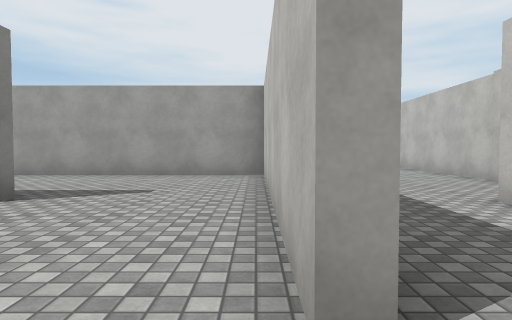
[1] (above)

24 first-person views from a walk through a scene from a Unity 3-D project. The camera is 1.2 m above the floor, tilts 2° down and sees 75° across. The floor is counted in squares, 2 m on a side. Each view is taken from the middle of a square. On the plan, view 1 faces up. The plan holds only what a view shows up to about 10 squares ahead; the rest is blank. The place goes on beyond the plan. The player is left out. Surface patterns are stand-ins for the level's own textures.

[2]
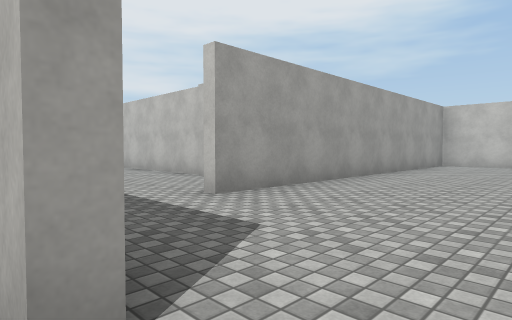

[3]
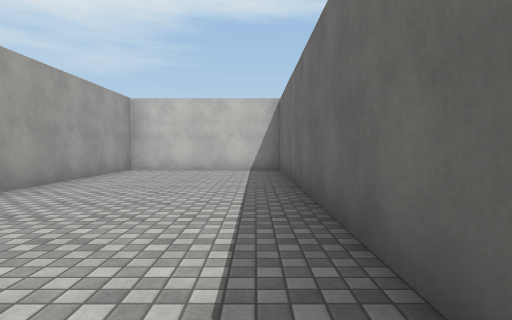

[4]
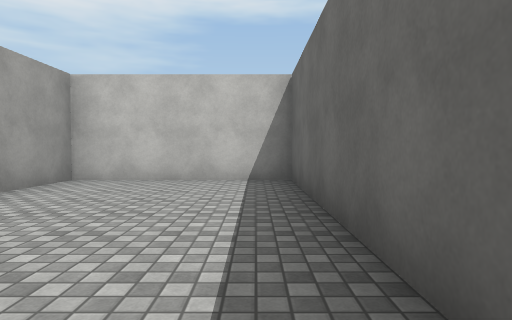

[5]
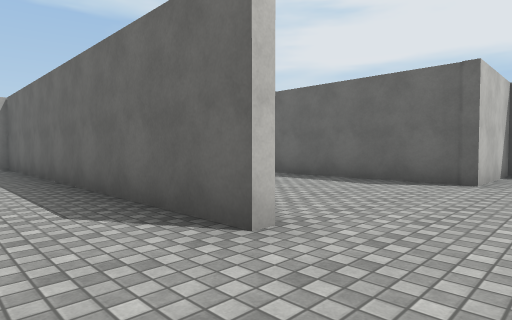

[6]
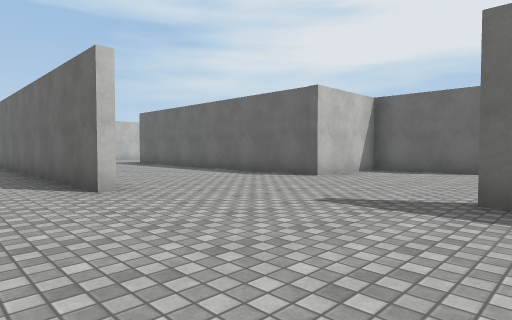

[7]
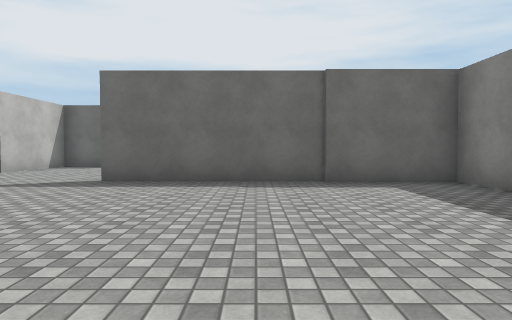

[8]
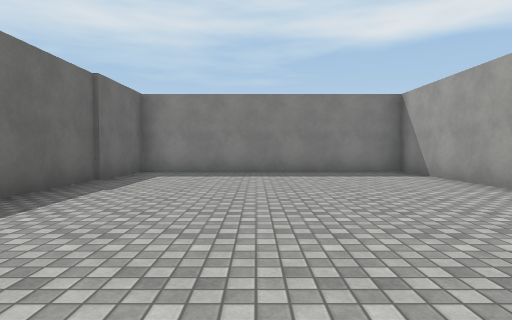

[9]
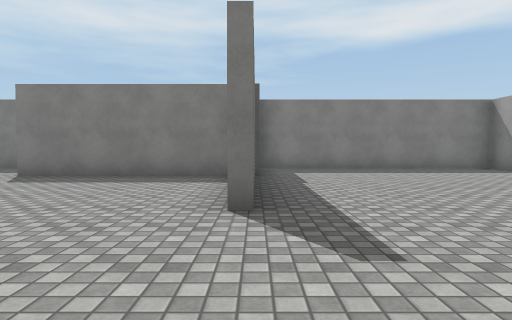

[10]
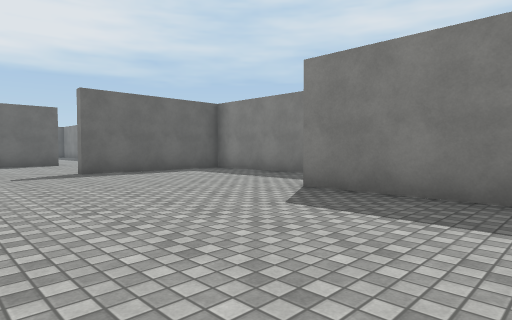

[11]
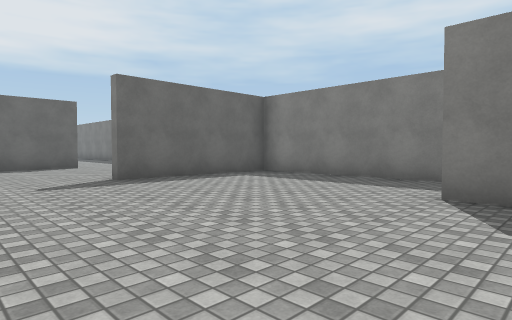

[12]
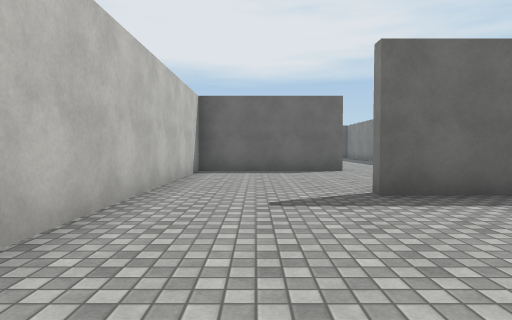

[13]
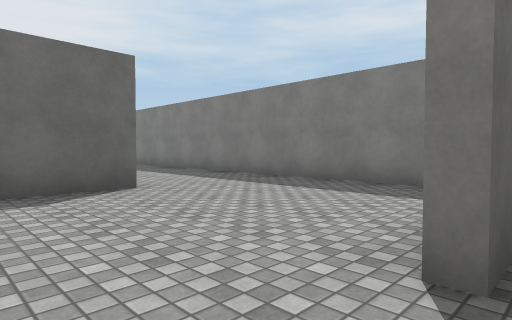

[14]
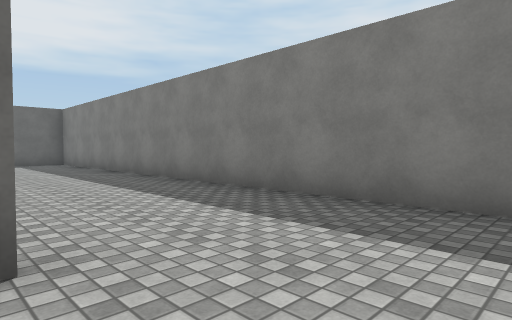

[15]
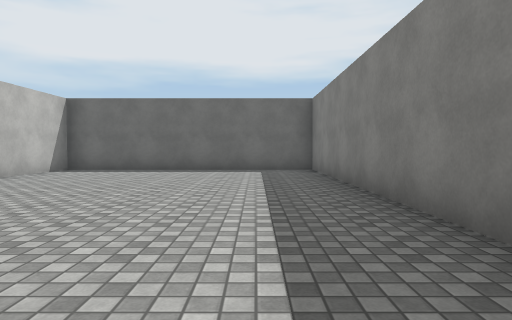

[16]
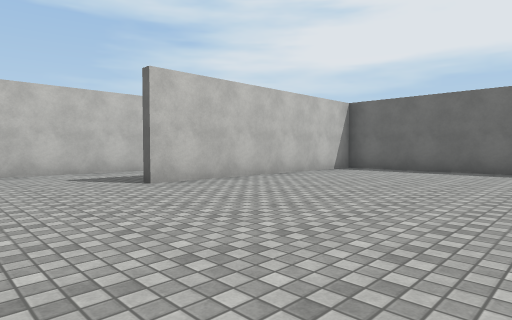

[17]
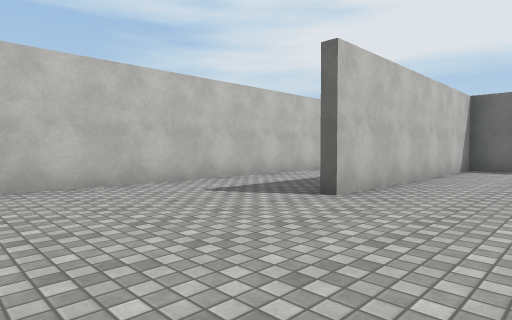

[18]
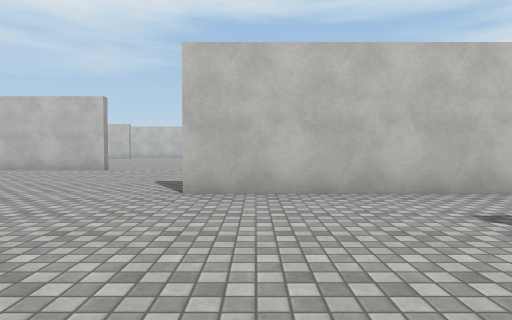

[19]
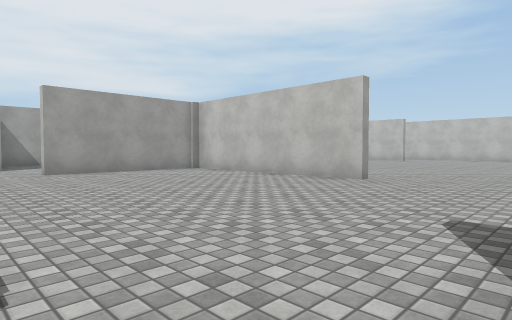

[20]
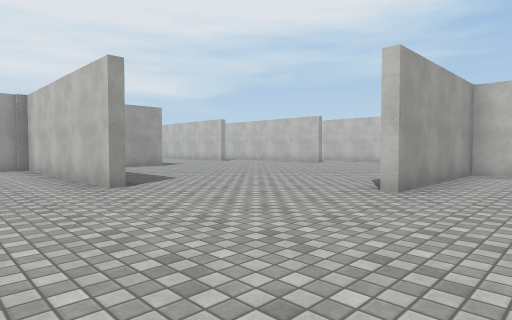

[21]
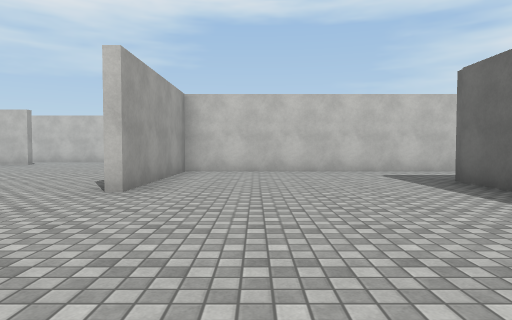

[22]
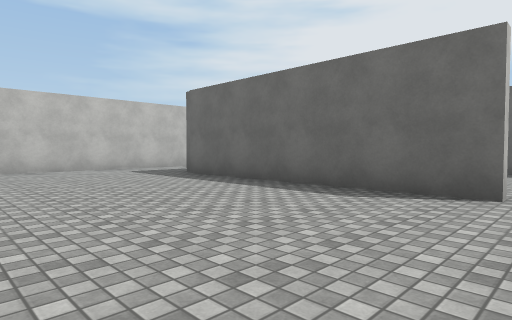

[23]
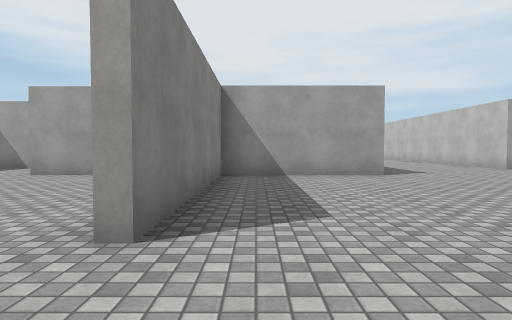

[24]
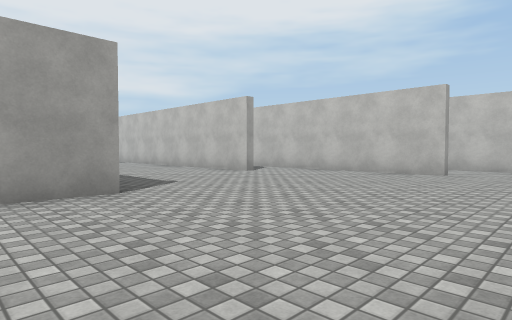

### Floor plan
Points are (right, up) in squares from view 1. A wall is a line through its corners. A room is listed if a view was taken in it or the views show most of it. See-through windows are left out.
Room 1 (views 1, 2, 3, 4, 5, 8)
walls: (2.6, -0.7) (12.3, -0.7) (12.3, 3.5) (2.6, 3.5)
ways out: opening at (0.5, -0.8) to room 2; opening at (1.5, 4)
Room 2 (views 6, 7, 9, 10, 11, 12, 13, 14, 15, 16, 17, 18, 19, 20, 21, 22, 23, 24)
walls: (7, -16) (7, -10.6) (2.9, -10.6); (-0.4, -7.8) (2.2, -7.8) (2.2, -5.2) (6.5, -5.2); (10.9, -10.6) (7.2, -10.6) (7.2, -16); (-4.4, -17.9) (-0.5, -17.9) (-0.5, -10.9); (4.6, -24.6) (11.1, -24.6); (-7.6, -14.8) (-7.6, -29.3) (-0.7, -29.3) (-0.7, -22.6); (15.1, -8.6) (15.1, -6.9); (-7.6, -8.8) (-7.6, -13.3) (-3.5, -13.3); (17, -12.9) (17, -8.9); (2.4, -27.1) (2.4, -19); (-5.3, -3.5) (-5.3, -8.2); (19.2, -13.8) (19.2, -12.2); (0.2, 0.9) (0.2, 4.4); (13.6, -26.2) (13.6, -19.2) (9.5, -19.2); (-3.8, 3.7) (-7.6, 3.7) (-7.6, -3) (-1.1, -3)
ways out: opening at (0.5, -0.8) to room 1; opening at (-1.5, 4); opening at (1.5, -10); opening at (16, -8)

Where each view was taken, in squares from view 1:
view 1: 0 up, 0 right, facing up
view 2: 0 up, 0 right, facing up-right
view 3: 0 up, 3 right, facing right
view 4: 0 up, 6 right, facing right
view 5: 1 up, 1 right, facing down-right
view 6: 1 up, 2 left, facing down-right
view 7: 3 up, 4 left, facing down
view 8: 0 up, 1 right, facing left
view 9: 3 down, 2 right, facing left
view 10: 5 down, 1 left, facing down-left
view 11: 7 down, 1 left, facing down-left
view 12: 9 down, 2 left, facing down
view 13: 13 down, 2 left, facing down-left
view 14: 16 down, 4 left, facing down-left
view 15: 20 down, 6 left, facing down
view 16: 20 down, 6 left, facing down-right
view 17: 19 down, 3 left, facing down-right
view 18: 20 down, 2 left, facing right
view 19: 19 down, 1 right, facing up-right
view 20: 21 down, 5 right, facing up-right
view 21: 21 down, 5 right, facing right
view 22: 20 down, 4 right, facing down-right
view 23: 18 down, 8 right, facing up
view 24: 15 down, 9 right, facing up-right
